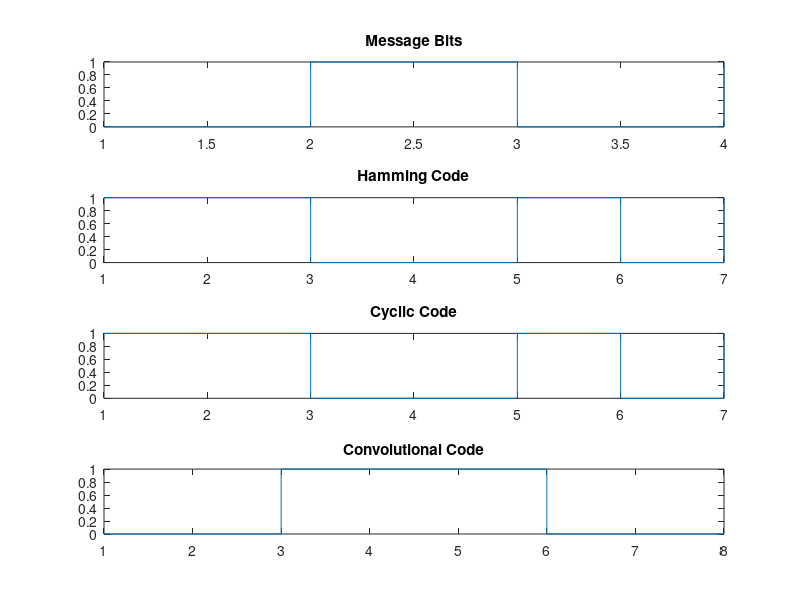

This chart was generated by the following MATLAB code:

clc; clear; close all;

d = input('Enter decimal: ');
b = dec2bin(d)-'0';

b = [zeros(1,mod(-length(b),4)) b];
m = reshape(b,4,[])';

% Hamming Code
h = encode(m,7,4,'hamming/binary');
h = reshape(h',1,[]);

% Cyclic Code
p = cyclpoly(7,4);
c = encode(m,7,4,'cyclic/binary',p);
c = reshape(c',1,[]);

% Convolutional Code
t = poly2trellis(3,[7 5]);
v = convenc(b,t);

subplot(4,1,1); stairs(b); title('Message Bits');
subplot(4,1,2); stairs(h); title('Hamming Code');
subplot(4,1,3); stairs(c); title('Cyclic Code');
subplot(4,1,4); stairs(v); title('Convolutional Code');

disp(['Message: ',char(b+'0')]);
disp(['Hamming: ',char(h+'0')]);
disp(['Cyclic: ',char(c+'0')]);
disp(['Convolutional: ',char(v+'0')]);
